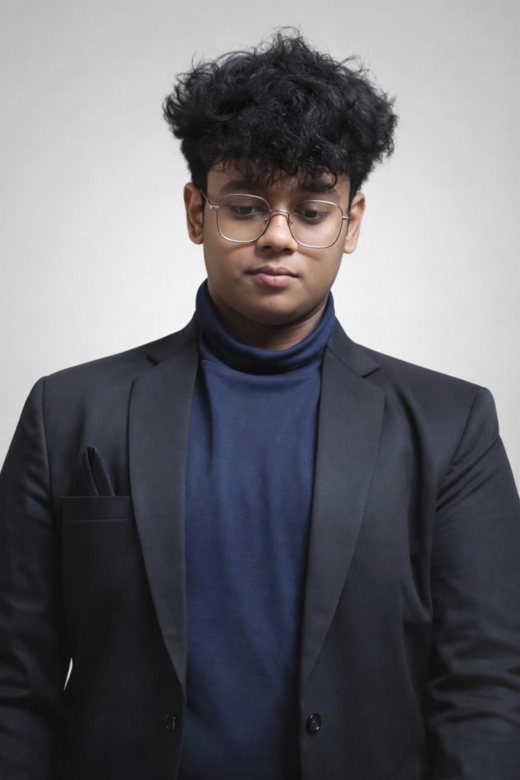
#> input picture assets/portrait-source.png, 520 x 780 px
$ python generate_portrait.py ../assets/portrait-source.png ../assets/portrait-v3.png
#> lines starting #> are read from the running program, lines starting #| are printed output that depends on the picture; after the words box and inside, x2 and y2 are one past the last pixel; in counts of white or black regions, pixels touching at a corner belong together
"""Generate the detailed green/black line-art source for the README hero.

The pipeline deliberately separates the stable two-tone fill from the fine
detail pass:

1. A single global brightness cutoff keeps dark clothing consistently black.
2. Shadow-lifted Canny edges restore seams, buttons, hair strands and folds.

Background removal is designed for a bright, border-connected studio
background. It intentionally stops with a clear error when that assumption is
not met instead of silently producing an opaque black rectangle.

Usage:
    python scripts/generate_portrait.py input.jpg output.png

This is a manual preprocessing step. The scheduled README workflow consumes
the committed output and does not rerun OpenCV against the portrait.
"""

from __future__ import annotations

import sys
from pathlib import Path

import cv2
import numpy as np
from PIL import Image


GREEN = np.array([45, 235, 86], dtype=np.uint8)
UPSCALE = 1.8
CROP_BOTTOM_FRAC = 0.72
BG_BRIGHTNESS = 172
FILL_CUTOFF_FLOOR = 135
SHADOW_LIFT_GAMMA = 0.55
CANNY_LO = 40
CANNY_HI = 110


def generate(src_path: str | Path, out_path: str | Path) -> None:
    """Render one bright-background portrait as a transparent RGBA PNG."""
#> called with src_path = '../assets/portrait-source.png', out_path = '../assets/portrait-v3.png'

    source = Path(src_path)
    destination = Path(out_path)
    image = cv2.imread(str(source))
#> image is the input picture: shape (780, 520, 3); mean B, G, R 110.5, 104.7, 104.8
    if image is None:
        raise FileNotFoundError(source)

    height, _ = image.shape[:2]
#> height = 780
    image = image[: int(height * CROP_BOTTOM_FRAC), :]
#> image: shape (561, 520, 3)
    height, width = image.shape[:2]
#> height = 561; width = 520
    image_up = cv2.resize(
        image,
        (int(width * UPSCALE), int(height * UPSCALE)),
        interpolation=cv2.INTER_CUBIC,
    )
    output_height, output_width = image_up.shape[:2]
#> output_height = 1009; output_width = 936
    gray = cv2.cvtColor(image_up, cv2.COLOR_BGR2GRAY)
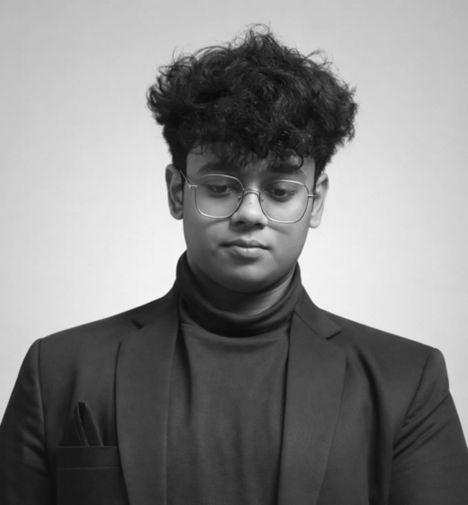
#> gray: shape (1009, 936) (shown at 1/2 size); min 6, max 251, mean 132.6

    # Bright components touching any edge are background; enclosed highlights
    # remain part of the person.
    gray_segmented = cv2.GaussianBlur(gray, (7, 7), 0)
    background_candidate = (gray_segmented > BG_BRIGHTNESS).astype(np.uint8)
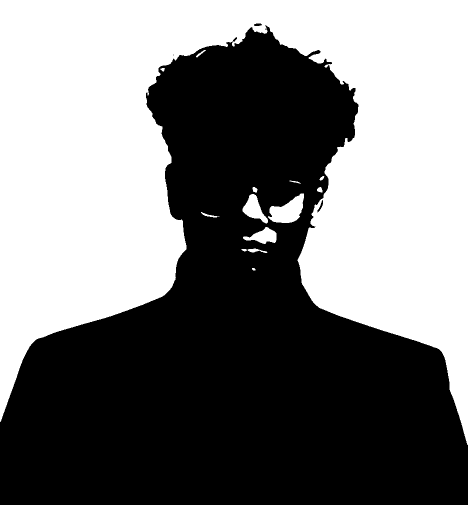
#> background_candidate: shape (1009, 936) (shown at 1/2 size); values 0 (black) and 1 (white), 47.9% white; 14 white regions, largest, box (x1, y1, x2, y2) and area: (0, 0, 936, 890) 446181, (536, 387, 608, 446) 2480, (485, 388, 536, 447) 1449
    _, labels = cv2.connectedComponents(background_candidate, connectivity=8)
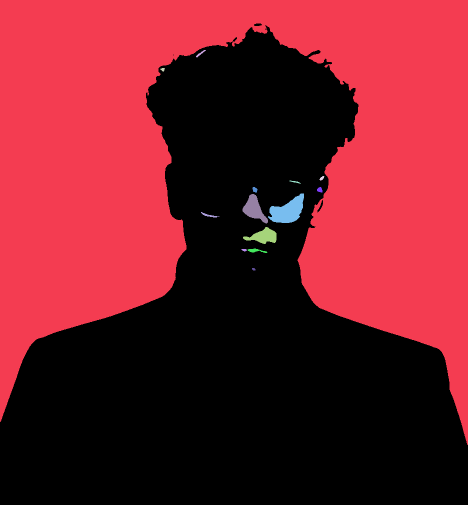
#> labels: shape (1009, 936) int32 (shown at 1/2 size); 15 distinct labels, from 0 to 14; one colour per label, 0 black
    border_labels = (
        set(labels[0, :].tolist())
        | set(labels[-1, :].tolist())
        | set(labels[:, 0].tolist())
        | set(labels[:, -1].tolist())
    )
#> border_labels = 2 items
    border_labels.discard(0)
    if not border_labels:
        raise ValueError(
            "No bright border-connected background was found. "
            "Use the original bright-background photo or tune BG_BRIGHTNESS."
        )

    real_background = np.isin(labels, list(border_labels)).astype(np.uint8)
#> real_background: shape (1009, 936); values 0 (black) and 1 (white), 47.2% white; 1 white region, box (x1, y1, x2, y2) and area: (0, 0, 936, 890) 446181
    foreground_mask = 1 - real_background
    foreground_mask = cv2.morphologyEx(
        foreground_mask, cv2.MORPH_CLOSE, np.ones((11, 11), np.uint8)
    )
#> foreground_mask: shape (1009, 936); values 0 (black) and 1 (white), 52.9% white; 1 black region, box (x1, y1, x2, y2) and area: (0, 0, 936, 875) 445133
    foreground_mask = cv2.morphologyEx(
        foreground_mask, cv2.MORPH_OPEN, np.ones((7, 7), np.uint8)
    )
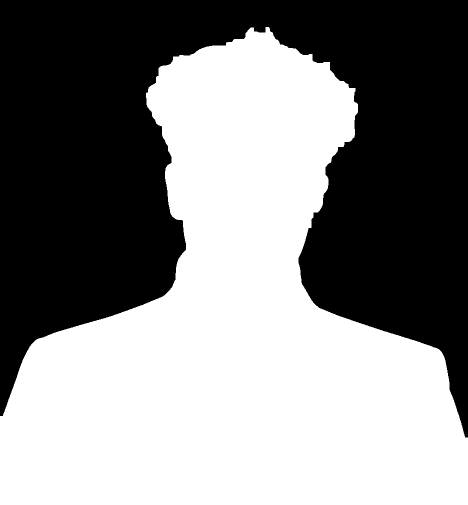
#> foreground_mask: shape (1009, 936) (shown at 1/2 size); values 0 (black) and 1 (white), 52.8% white; 1 black region, box (x1, y1, x2, y2) and area: (0, 0, 936, 875) 445436

    component_count, component_labels, stats, _ = cv2.connectedComponentsWithStats(
        foreground_mask, connectivity=8
    )
#> component_count = 2; stats = [[0, 0, 936, 875, 445436], [0, 54, 936, 955, 498988]]
    if component_count <= 1:
        raise ValueError("No foreground subject survived background removal.")
    largest = 1 + int(np.argmax(stats[1:, cv2.CC_STAT_AREA]))
#> largest = 1
    foreground_mask = np.where(component_labels == largest, 1, 0).astype(np.uint8)

    # Restore holes enclosed by the selected foreground component, such as the
    # regions inside glasses frames.
    inverse = 1 - foreground_mask
    _, hole_labels = cv2.connectedComponents(inverse, connectivity=8)
    exterior_label = hole_labels[0, 0]
#> exterior_label = 1
    holes = np.where(
        (hole_labels != exterior_label) & (inverse == 1), 1, 0
    ).astype(np.uint8)
#> holes: shape (1009, 936); every value is 0
    foreground_mask |= holes
    foreground = foreground_mask.astype(bool)
    alpha = cv2.GaussianBlur(foreground_mask * 255, (3, 3), 0)

    # One global threshold prevents lit jacket folds from becoming large green
    # patches while retaining skin and hair highlights.
    gray_smooth = cv2.medianBlur(gray, 5)
    foreground_values = gray_smooth[foreground]
    if foreground_values.size == 0:
        raise ValueError("Foreground mask contains no pixels.")
    otsu_value, _ = cv2.threshold(
        foreground_values, 0, 255, cv2.THRESH_BINARY + cv2.THRESH_OTSU
    )
#> otsu_value = 98
    cutoff = max(float(otsu_value) * 1.05, FILL_CUTOFF_FLOOR)
#> cutoff = 135
    bright_fill = gray_smooth.astype(np.float32) > cutoff
#> bright_fill: shape (1009, 936) bool; 49.7% white; 14 white regions (7 under 20 px), largest, box (x1, y1, x2, y2) and area: (0, 0, 936, 895) 464722, (476, 496, 550, 552) 2195, (396, 400, 462, 440) 1970

    # Lift shadows before detecting detail so black clothing still exposes its
    # construction lines against GitHub's dark canvas.
    normalized = gray.astype(np.float32) / 255.0
    lifted = (np.power(normalized, SHADOW_LIFT_GAMMA) * 255).astype(np.uint8)
    equalized = cv2.createCLAHE(clipLimit=5.0, tileGridSize=(8, 8)).apply(lifted)
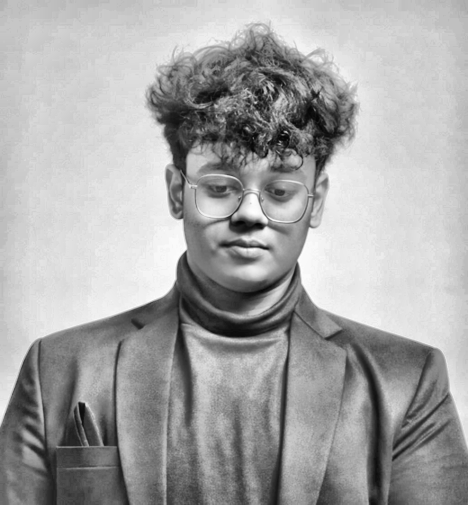
#> equalized: shape (1009, 936) (shown at 1/2 size); min 2, max 255, mean 165.7
    denoised = cv2.bilateralFilter(equalized, 7, 55, 55)
    edges = cv2.Canny(denoised, CANNY_LO, CANNY_HI)
#> edges: shape (1009, 936); 2.9% white in thin lines or dots
    edges = cv2.dilate(edges, np.ones((2, 2), np.uint8), iterations=1)
#> edges: shape (1009, 936); 6.2% white in thin lines or dots
    edges &= foreground_mask * 255
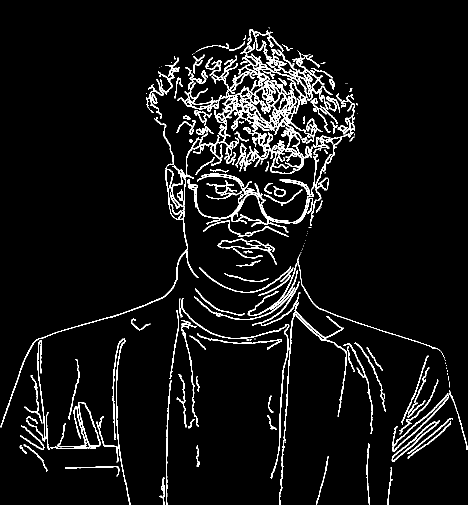
#> edges: shape (1009, 936) (shown at 1/2 size); 6% white in thin lines or dots

    bright_final = bright_fill | (edges > 0)
#> bright_final: shape (1009, 936) bool; 55.3% white; 251 black regions (195 under 20 px), largest, box (x1, y1, x2, y2) and area: (0, 62, 936, 1009) 415123, (158, 806, 199, 891) 1570, (487, 197, 551, 256) 936
    output = np.zeros((output_height, output_width, 4), dtype=np.uint8)
    output[..., :3] = np.where(
        (foreground & bright_final)[..., None], GREEN, np.array([0, 0, 0], dtype=np.uint8)
    )
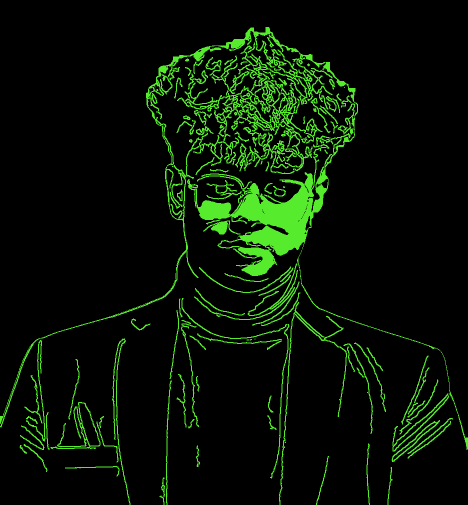
#> output: shape (1009, 936, 4) (shown at 1/2 size); mean of channels 0, 1, 2, 3 3.6, 19, 7, 0; drawn as B, G, R
    output[..., 3] = alpha

    destination.parent.mkdir(parents=True, exist_ok=True)
    Image.fromarray(output, "RGBA").save(destination, optimize=True)


def main() -> None:
    if len(sys.argv) != 3:
        raise SystemExit(
            "usage: python scripts/generate_portrait.py <input photo> <output png>"
        )
    generate(sys.argv[1], sys.argv[2])
    print(f"saved: {sys.argv[2]}")


if __name__ == "__main__":
    main()
